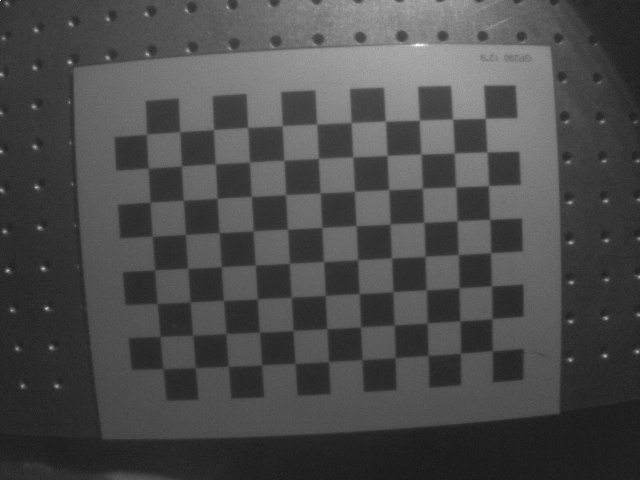
#> input picture pic/100000.png, 640 x 480 px; its folder holds 4 pictures in this run
$ python zhang.py
#> lines starting #> are read from the running program, lines starting #| are printed output that depends on the picture
### homography.py
# 是否归一化
import numpy as np
from scipy import optimize as opt


# [10 lines left out: function normalizing_input_data, not called in this run]


def value(H, pic_coor, real_coor):
    Y = np.array([])
    for i in range(len(real_coor)):
        single_real_coor = np.array([real_coor[i, 0], real_coor[i, 1], 1])
        U = np.dot(H.reshape(3, 3), single_real_coor)
        U /= U[-1]
        Y = np.append(Y, U[:2])

    Y_NEW = (pic_coor.reshape(-1) - Y)

    return Y_NEW    # (108, )


def jacobian(H, pic_coor, real_coor):
    J = []
    for i in range(len(real_coor)):
        sx = H[0] * real_coor[i][0] + H[1] * real_coor[i][1] + H[2]
        sy = H[3] * real_coor[i][0] + H[4] * real_coor[i][1] + H[5]
        w = H[6] * real_coor[i][0] + H[7] * real_coor[i][1] + H[8]
        w2 = w * w

        J.append(np.array([real_coor[i][0] / w, real_coor[i][1] / w, 1 / w,
                           0, 0, 0,
                           -sx * real_coor[i][0] / w2, -sx * real_coor[i][1] / w2, -sx / w2]))

        J.append(np.array([0, 0, 0,
                           real_coor[i][0] / w, real_coor[i][1] / w, 1 / w,
                           -sy * real_coor[i][0] / w2, -sy * real_coor[i][1] / w2, -sy / w2]))

    return np.array(J)


def get_homography(pic, real):
    sum_H = []

    for i in range(len(pic)):
        M = []
        # 构造标准化矩阵
        # pic_norm_mat = normalizing_input_data(pic[i])
        # real_norm_mat = normalizing_input_data(real[i])
        for j in range(len(pic[i])):
            # 转齐次坐标
            hom_pic = np.array([pic[i][j][0], pic[i][j][1], 1])
            hom_real = np.array([real[i][j][0], real[i][j][1], 1])
            # [6 lines of commented-out code are left out]
            M.append(np.array([
                hom_real[0], hom_real[1], 1, 0, 0, 0, -hom_pic[0] * hom_real[0], -hom_pic[0] * hom_real[1], -hom_pic[0]
            ]))
            M.append(np.array([
                0, 0, 0, hom_real[0], hom_real[1], 1, -hom_pic[1] * hom_real[0], -hom_pic[1] * hom_real[1], -hom_pic[1]
            ]))
        # 最小二乘
        U, S, V = np.linalg.svd((np.array(M, dtype='float')).reshape((-1, 9)))
        H = V[-1].reshape((3, 3))

        # 去归一化
        # H = np.dot(np.dot(np.linalg.inv(pic_norm_mat), H), real_norm_mat)

        H /= H[-1, -1]
        # LM微调
        H = np.array(H)
        '''
        从这点开始有迷之差别，不知道为啥
        '''
        final_H = opt.leastsq(value, H, Dfun=jacobian, args=(pic[i], real[i]))[0]
        final_H /= np.array(final_H[-1])

        sum_H.append(final_H)

    return np.array(sum_H)

### intrinsics.py
# 两种计算方法
import numpy as np


def create_v(p, q, H):
    H = H.reshape(3, 3)
    return np.array([
        H[0, p] * H[0, q], H[0, p] * H[1, q] + H[1, p] * H[0, q], H[1, p] * H[1, q],
        H[2, p] * H[0, q] + H[0, p] * H[2, q], H[2, p] * H[1, q] + H[1, p] * H[2, q], H[2, p] * H[2, q]
    ])


def get_intrinsics_param(H):
    V = np.array([])
    # 构造V矩阵
    for i in range(len(H)):
        V = np.append(V, np.array([create_v(0, 1, H[i])]))
        V = np.append(V, np.array([create_v(0, 0, H[i]) - create_v(1, 1, H[i])]))

    U, S, V = np.linalg.svd((np.array(V, dtype='float')).reshape((-1, 6)))
    b = V[-1]

    # [7 lines of commented-out code are left out]

    v0 = (b[1] * b[3] - b[0] * b[4]) / (b[0] * b[2] - b[1] * b[1])
    lam = b[5] - (b[3] * b[3] + v0 * (b[1] * b[3] - b[0] * b[4])) / (b[0])
    alpha = np.sqrt(lam / b[0])
    beta = np.sqrt((lam * b[0]) / (b[0] * b[2] - b[1] * b[1]))
    gamma = -b[1] * alpha * alpha * beta / lam
    u0 = gamma * v0 / beta - b[3] * alpha * alpha / lam

    return np.array([
        [alpha, gamma, u0],
        [0, beta, v0],
        [0, 0, 1]
    ])

### extrinsics.py
import numpy as np


def get_extrinsics_param(H, in_param):
    sum_ex = []

    inv_in_param = np.linalg.inv(in_param)
    for i in range(len(H)):
        h0 = (H[i].reshape(3, 3))[:, 0]
        h1 = (H[i].reshape(3, 3))[:, 1]
        h2 = (H[i].reshape(3, 3))[:, 2]

        lam = 1 / np.linalg.norm(np.dot(inv_in_param, h0))

        r0 = lam * np.dot(inv_in_param, h0)
        r1 = lam * np.dot(inv_in_param, h1)
        t = lam * np.dot(inv_in_param, h2)
        r2 = np.cross(r0, r1)

        ex_param = np.array([r0, r1, r2, t]).transpose()
        sum_ex.append(ex_param)

    return sum_ex

### distortion.py
import numpy as np


def get_distortion(intrinsic_param, extrinsic_param, pic_coor, real_coor):
    D = []
    d = []
    for i in range(len(pic_coor)):
        for j in range(len(pic_coor[i])):
            # 转换为齐次坐标
            single_coor = np.array([real_coor[i][j][0], real_coor[i][j][1], 0, 1])

            # 利用现有内参及外参求出估计图像坐标
            u = np.dot(np.dot(intrinsic_param, extrinsic_param[i]), single_coor)
            [u_estim, v_estim] = [u[0] / u[2], u[1] / u[2]]     # 除的这个u[2]其实就是缩放系数

            # 求r
            coor_norm = np.dot(extrinsic_param[i], single_coor)
            coor_norm /= coor_norm[-1]  # 除的这个coor_norm[-1]其实就是缩放系数
            r = np.linalg.norm(coor_norm)

            # (u - u0) * r^2, (u - u0) * r^4
            D.append(np.array([(u_estim - intrinsic_param[0][2]) * r ** 2, (u_estim - intrinsic_param[0][2]) * r ** 4]))
            # (v - v0) * r^2, (v - v0) * r^4
            D.append(np.array([(v_estim - intrinsic_param[1][2]) * r ** 2, (v_estim - intrinsic_param[1][2]) * r ** 4]))

            # u^ - u
            d.append(pic_coor[i][j][0] - u_estim)
            # v^ - v
            d.append(pic_coor[i][j][1] - v_estim)
            '''
            D.append(np.array([(pic_coor[i][j, 0] - intrinsic_param[0, 2]) * r ** 2, (pic_coor[i][j, 0] - intrinsic_param[0, 2]) * r ** 4]))
            D.append(np.array([(pic_coor[i][j, 1] - intrinsic_param[1, 2]) * r ** 2, (pic_coor[i][j, 1] - intrinsic_param[1, 2]) * r ** 4]))
            #求出估计坐标与真实坐标的残差
            d.append(u_estim - pic_coor[i][j, 0])
            d.append(v_estim - pic_coor[i][j, 1])
            '''

    # 最小二乘法求解D * k = d
    D = np.array(D)
    k = np.dot(np.dot(np.linalg.inv(np.dot(D.T, D)), D.T), d)  # 用最小二乘那个公式

    '''
    #也可利用SVD求解D * k = d中的k
    U, S, Vh=np.linalg.svd(D, full_matrices=False)
    temp_S = np.array([[S[0], 0],
                       [0, S[1]]])
    temp_res = np.dot(Vh.transpose(), np.linalg.inv(temp_S))
    temp_res_res = np.dot(temp_res, U.transpose())
    k = np.dot(temp_res_res, d)
    '''
    return k

### refine_all.py
import numpy as np
import math
from scipy import optimize as opt


# 微调所有参数
def refinall_all_param(A, k, W, real_coor, pic_coor):
    # 整合参数
    P_init = compose_paramter_vector(A, k, W)

    # 复制一份真实坐标
    X_double = np.zeros((2 * len(real_coor) * len(real_coor[0]), 3))
    Y = np.zeros((2 * len(real_coor) * len(real_coor[0])))

    M = len(real_coor)
    N = len(real_coor[0])
    for i in range(M):
        for j in range(N):
            X_double[(i * N + j) * 2] = (real_coor[i])[j]
            X_double[(i * N + j) * 2 + 1] = (real_coor[i])[j]
            Y[(i * N + j) * 2] = (pic_coor[i])[j, 0]
            Y[(i * N + j) * 2 + 1] = (pic_coor[i])[j, 1]

    # 微调所有参数
    P = opt.leastsq(value,
                    P_init,
                    args=(W, real_coor, pic_coor),
                    Dfun=jacobian)[0]

    # raial_error表示利用标定后的参数计算得到的图像坐标与真实图像坐标点的平均像素距离
    error = value(P, W, real_coor, pic_coor)
    raial_error = [np.sqrt(error[2 * i] ** 2 + error[2 * i + 1] ** 2) for i in range(len(error) // 2)]

    print("total max error:\t", np.max(raial_error))

    # 返回拆解后参数，分别为内参矩阵，畸变矫正系数，每幅图对应外参矩阵
    return decompose_paramter_vector(P)


# 把所有参数整合到一个数组内
def compose_paramter_vector(A, k, W):
    alpha = np.array([A[0, 0], A[1, 1], A[0, 1], A[0, 2], A[1, 2], k[0], k[1]])
    P = alpha
    for i in range(len(W)):
        R, t = (W[i])[:, :3], (W[i])[:, 3]

        # 旋转矩阵转换为一维向量形式
        zrou = to_rodrigues_vector(R)

        w = np.append(zrou, t)
        P = np.append(P, w)
    return P


# 分解参数集合，得到对应的内参，外参，畸变矫正系数
def decompose_paramter_vector(P):
    [alpha, beta, gamma, uc, vc, k0, k1] = P[0:7]
    A = np.array([[alpha, gamma, uc],
                  [0, beta, vc],
                  [0, 0, 1]])
    k = np.array([k0, k1])
    W = []
    M = (len(P) - 7) // 6

    for i in range(M):
        m = 7 + 6 * i
        zrou = P[m:m + 3]
        t = (P[m + 3:m + 6]).reshape(3, -1)

        # 将旋转矩阵一维向量形式还原为矩阵形式
        R = to_rotation_matrix(zrou)

        # 依次拼接每幅图的外参
        w = np.concatenate((R, t), axis=1)
        W.append(w)

    W = np.array(W)
    return A, k, W


# 返回从真实世界坐标映射的图像坐标
def get_single_project_coor(A, W, k, coor):
    single_coor = np.array([coor[0], coor[1], coor[2], 1])

    # '''
    coor_norm = np.dot(W, single_coor)
    coor_norm /= coor_norm[-1]

    # r = np.linalg.norm(coor)
    r = np.linalg.norm(coor_norm)

    uv = np.dot(np.dot(A, W), single_coor)
    uv /= uv[-1]

    # 畸变
    u0 = uv[0]
    v0 = uv[1]

    uc = A[0, 2]
    vc = A[1, 2]

    # u = (uc * r**2 * k[0] + uc * r**4 * k[1] - u0) / (r**2 * k[0] + r**4 * k[1] - 1)
    # v = (vc * r**2 * k[0] + vc * r**4 * k[1] - v0) / (r**2 * k[0] + r**4 * k[1] - 1)
    u = u0 + (u0 - uc) * r ** 2 * k[0] + (u0 - uc) * r ** 4 * k[1]
    v = v0 + (v0 - vc) * r ** 2 * k[0] + (v0 - vc) * r ** 4 * k[1]
    '''
    uv = np.dot(W, single_coor)
    uv /= uv[-1]
    # 透镜矫正
    x0 = uv[0]
    y0 = uv[1]
    r = np.linalg.norm(np.array([x0, y0]))
    k0 = 0
    k1 = 0
    x = x0 * (1 + r ** 2 * k0 + r ** 4 * k1)
    y = y0 * (1 + r ** 2 * k0 + r ** 4 * k1)
    #u = A[0, 0] * x + A[0, 2]
    #v = A[1, 1] * y + A[1, 2]
    [u, v, _] = np.dot(A, np.array([x, y, 1]))
    '''

    return np.array([u, v])


# 返回所有点的真实世界坐标映射到的图像坐标与真实图像坐标的残差
def value(P, org_W, X, Y_real):
    M = (len(P) - 7) // 6
    N = len(X[0])
    A = np.array([
        [P[0], P[2], P[3]],
        [0, P[1], P[4]],
        [0, 0, 1]
    ])
    Y = np.array([])

    for i in range(M):
        m = 7 + 6 * i

        # 取出当前图像对应的外参
        w = P[m:m + 6]

        # 不用旋转矩阵的变换是因为会有精度损失
        '''
        R = to_rotation_matrix(w[:3])
        t = w[3:].reshape(3, 1)
        W = np.concatenate((R, t), axis=1)
        '''
        W = org_W[i]
        # 计算每幅图的坐标残差
        for j in range(N):
            Y = np.append(Y, get_single_project_coor(A, W, np.array([P[5], P[6]]), (X[i])[j]))

    error_Y = np.array(Y_real).reshape(-1) - Y

    return error_Y


# 计算对应jacobian矩阵
def jacobian(P, WW, X, Y_real):
    M = (len(P) - 7) // 6
    N = len(X[0])
    K = len(P)
    A = np.array([
        [P[0], P[2], P[3]],
        [0, P[1], P[4]],
        [0, 0, 1]
    ])

    res = np.array([])

    for i in range(M):
        m = 7 + 6 * i

        w = P[m:m + 6]
        R = to_rotation_matrix(w[:3])
        t = w[3:].reshape(3, 1)
        W = np.concatenate((R, t), axis=1)

        for j in range(N):
            res = np.append(res, get_single_project_coor(A, W, np.array([P[5], P[6]]), (X[i])[j]))

    # 求得x, y方向对P[k]的偏导
    J = np.zeros((K, 2 * M * N))
    for k in range(K):
        J[k] = np.gradient(res, P[k])

    return J.T


# 将旋转矩阵分解为一个向量并返回，Rodrigues旋转向量与矩阵的变换,最后计算坐标时并未用到，因为会有精度损失
def to_rodrigues_vector(R):
    p = 0.5 * np.array([[R[2, 1] - R[1, 2]],
                        [R[0, 2] - R[2, 0]],
                        [R[1, 0] - R[0, 1]]])
    c = 0.5 * (np.trace(R) - 1)

    if np.linalg.norm(p) == 0:
        if c == 1:
            zrou = np.array([0, 0, 0])
        elif c == -1:
            R_plus = R + np.eye(3, dtype='float')

            norm_array = np.array([np.linalg.norm(R_plus[:, 0]),
                                   np.linalg.norm(R_plus[:, 1]),
                                   np.linalg.norm(R_plus[:, 2])])
            v = R_plus[:, np.where(norm_array == max(norm_array))]
            u = v / np.linalg.norm(v)
            if u[0] < 0 or (u[0] == 0 and u[1] < 0) or (u[0] == u[1] and u[0] == 0 and u[2] < 0):
                u = -u
            zrou = math.pi * u
        else:
            zrou = []
    else:
        u = p / np.linalg.norm(p)
        theata = math.atan2(np.linalg.norm(p), c)
        zrou = theata * u

    return zrou


# 把旋转矩阵的一维向量形式还原为旋转矩阵并返回
def to_rotation_matrix(zrou):
    theta = np.linalg.norm(zrou)
    zrou_prime = zrou / theta

    W = np.array([[0, -zrou_prime[2], zrou_prime[1]],
                  [zrou_prime[2], 0, -zrou_prime[0]],
                  [-zrou_prime[1], zrou_prime[0], 0]])
    R = np.eye(3, dtype='float') + W * math.sin(theta) + np.dot(W, W) * (1 - math.cos(theta))

    return R

### zhang.py
import cv2 as cv
import numpy as np
import os
from scipy import optimize as opt
import math
from homography import get_homography
from intrinsics import get_intrinsics_param
from extrinsics import get_extrinsics_param
from distortion import get_distortion
from refine_all import refinall_all_param


def extract_point(file_dir, row, column, unit):
#> called with file_dir = './pic', row = 8, column = 11, unit = 0.02
    pic_name = os.listdir(file_dir)

    real_coor = np.zeros((row * column, 3))
    real_coor[:, :2] = np.mgrid[0:row, 0:column].T.reshape(-1, 2)
    real_coor *= unit

    for pic in pic_name:
        path = file_dir + '/' + pic
        img = cv.imread(path)
#> img is the input picture: shape (480, 640, 3); min 21, max 255, mean 74.8

        succ, pic_coor = cv.findChessboardCorners(img, (row, column), None)
#> succ = True; pic_coor = 88 rows, first 8: [481, 128], [486.8, 151.9], [488.4, 185.7], [489.6, 219.4], [490.6, 252.6], [491.5, 286], [491.9, 318.9], [492.3, 350.6]

        if succ:
            pic_coor = pic_coor.reshape(-1, 2)
#> pic_coor = 88 pairs, first value 146.5 to 492.3, second value 125 to 368.4
            pic_points.append(pic_coor)

            real_points.append(real_coor)
            real_points_x_y.append(real_coor[:, :2])


def calibrate():

    H = get_homography(pic_points, real_points_x_y)
#> the loop in get_homography, `for i in range(len(pic)):` made 4 passes
#> pass 1, in get_homography, `U, S, V = np.linalg.svd((np.array(M, dtype='float')).reshape((-1, 9)))`:
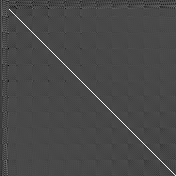
#> U: shape (176, 176) float64; min -0.392, max 0.986, mean -0.000374; drawn with min black and max white
#> pass 3, in get_homography, `U, S, V = np.linalg.svd((np.array(M, dtype='float')).reshape((-1, 9)))`:
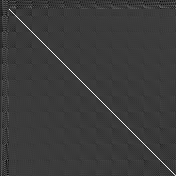
#> U: shape (176, 176) float64; min -0.298, max 0.984, mean -0.000173; drawn with min black and max white
    intrinsics_param = get_intrinsics_param(H)
    extrinsics_param = get_extrinsics_param(H, intrinsics_param)
    k = get_distortion(intrinsics_param, extrinsics_param, pic_points, real_points_x_y)
    [new_intrinsics_param, new_k, new_extrinsics_param] = refinall_all_param(intrinsics_param,
                                                                             k, extrinsics_param, real_points,
                                                                             pic_points)
#> in jacobian, `J = np.zeros((K, 2 * M * N))`: J: shape (31, 704) float64; every value is 0

    print("intrinsics_parm:\t", new_intrinsics_param)
    print("distortionk:\t", new_k)
    print("extrinsics_parm:\t", new_extrinsics_param)

    print("intrinsics_parm:\t", np.linalg.norm(new_intrinsics_param - intrinsics_param))
    print("distortionk:\t", np.linalg.norm(new_k - k))
    print("extrinsics_parm:\t", np.linalg.norm(new_extrinsics_param - extrinsics_param))


if __name__ == "__main__":

    dir = './pic'
    row = 8
    column = 11
    unit_length = 0.02

    real_points = []
    real_points_x_y = []
    pic_points = []

    extract_point(dir, row, column, unit_length)
    calibrate()
